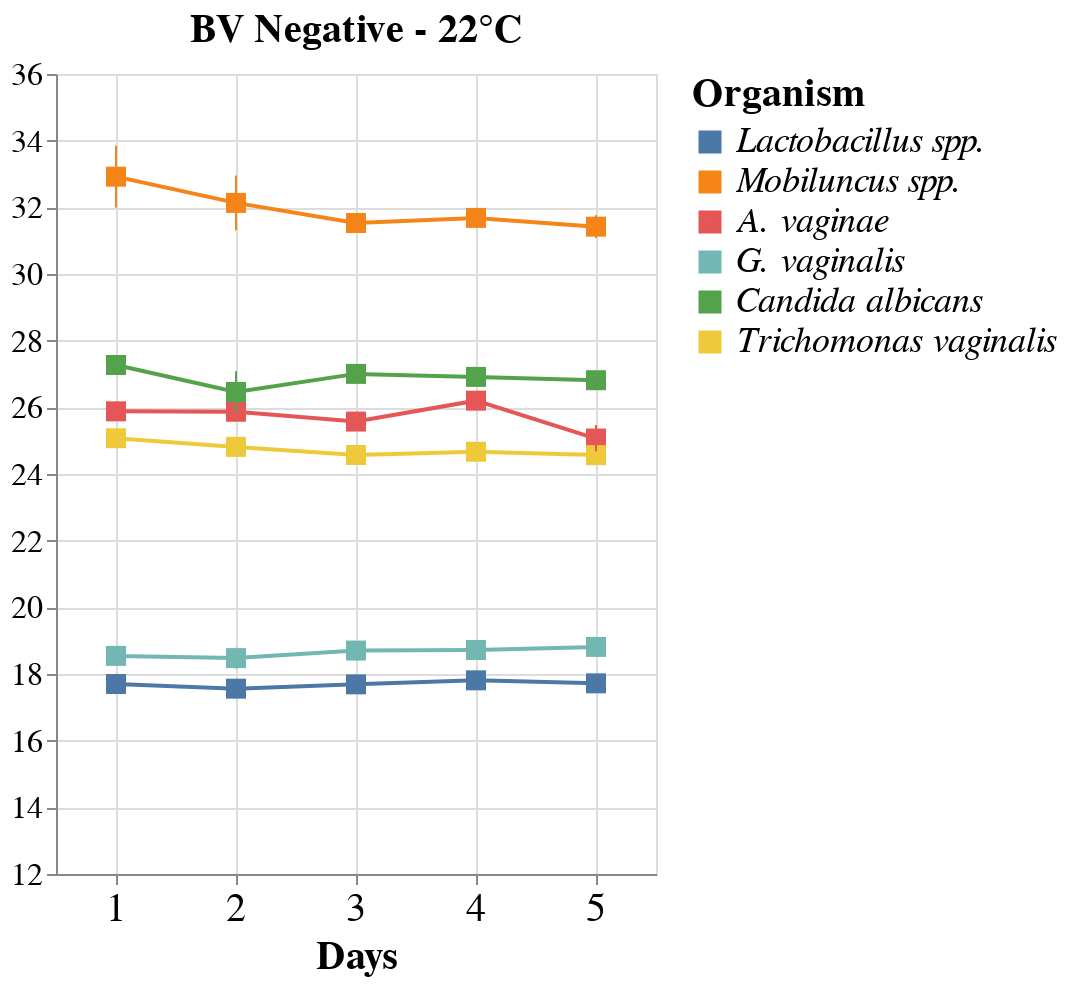

Notebook cell for this chart:
### Code cell
order= ['Lactobacillus spp.', 'Mobiluncus spp.', 'A. vaginae', 'G. vaginalis', 'Candida albicans', 'richomonas vaginalis']
normal_grouped = stability_df[(stability_df['BV_Interpretation'] == 'Normal')& (stability_df['Temperature'] == 22)]
title = alt.TitleParams('BV Negative - 22°C', fontSize=20)
normal_chart= alt.Chart(normal_grouped, title=title).mark_square(size=100).encode(alt.X('Day:O', title='Days', axis=alt.Axis(labelAngle=0, labelFontSize=20, titleFontSize=20, grid=True )),
                                                      alt.Y('mean(Ct value):Q',  scale=alt.Scale(zero=False,domain=[12,35]), title= 'Average Ct value', axis=alt.Axis(labelFontSize=16, titleFontSize=20, grid=True )),
                                                        alt.Color('Organism:N',sort=order, title='Organism'))
                                                            
                                                           
line_normal = alt.Chart(normal_grouped).mark_line().encode(alt.X('Day:O', title='Days', axis=alt.Axis(labelAngle=0, labelFontSize=20, titleFontSize=20, grid=True )),
                                                      alt.Y('mean(Ct value):Q', sort=order, scale=alt.Scale(zero=False,domain=[12,35]), title= None, axis=alt.Axis(labelFontSize=16, titleFontSize=20, grid=True )),
                                                        alt.Color('Organism:N',sort=order, title='Organism'),
                                                          )
                                          
error_bars_norm = alt.Chart(normal_grouped).mark_errorbar(extent='stderr').encode(alt.X('Day:O'),
                                                                          alt.Y('mean(Ct value):Q', title='Average Ct value'),alt.Color('Organism:N', sort=order))
                                                         
                                                  

normal_layer = alt.layer(normal_chart + line_normal + error_bars_norm).properties(width=300, height=400).configure_legend(titleFontSize=20, labelFontSize=18, labelFontStyle='Italic', labelLimit=900)
normal_layer

### Figure 1 — Vega-Lite specification as saved in the notebook (floating-point values rounded to 4 significant figures)
{"config": {"view": {"continuousWidth": 400, "continuousHeight": 300}, "legend": {"labelFontSize": 18, "labelFontStyle": "Italic", "labelLimit": 900, "titleFontSize": 20}}, "layer": [{"layer": [{"mark": {"type": "square", "size": 100}, "encoding": {"color": {"field": "Organism", "sort": ["Lactobacillus spp.", "Mobiluncus spp.", "A. vaginae", "G. vaginalis", "Candida albicans", "richomonas vaginalis"], "title": "Organism", "type": "nominal"}, "x": {"axis": {"grid": true, "labelAngle": 0, "labelFontSize": 20, "titleFontSize": 20}, "field": "Day", "title": "Days", "type": "ordinal"}, "y": {"aggregate": "mean", "axis": {"grid": true, "labelFontSize": 16, "titleFontSize": 20}, "field": "Ct value", "scale": {"domain": [12, 35], "zero": false}, "title": "Average Ct value", "type": "quantitative"}}, "title": {"text": "BV Negative - 22°C", "fontSize": 20}}, {"mark": "line", "encoding": {"color": {"field": "Organism", "sort": ["Lactobacillus spp.", "Mobiluncus spp.", "A. vaginae", "G. vaginalis", "Candida albicans", "richomonas vaginalis"], "title": "Organism", "type": "nominal"}, "x": {"axis": {"grid": true, "labelAngle": 0, "labelFontSize": 20, "titleFontSize": 20}, "field": "Day", "title": "Days", "type": "ordinal"}, "y": {"aggregate": "mean", "axis": {"grid": true, "labelFontSize": 16, "titleFontSize": 20}, "field": "Ct value", "scale": {"domain": [12, 35], "zero": false}, "sort": ["Lactobacillus spp.", "Mobiluncus spp.", "A. vaginae", "G. vaginalis", "Candida albicans", "richomonas vaginalis"], "title": null, "type": "quantitative"}}}, {"mark": {"type": "errorbar", "extent": "stderr"}, "encoding": {"color": {"field": "Organism", "sort": ["Lactobacillus spp.", "Mobiluncus spp.", "A. vaginae", "G. vaginalis", "Candida albicans", "richomonas vaginalis"], "type": "nominal"}, "x": {"field": "Day", "type": "ordinal"}, "y": {"aggregate": "mean", "field": "Ct value", "title": "Average Ct value", "type": "quantitative"}}}]}], "data": {"name": "data-9f22a7218f1d7a9870dee7fa80fb9140"}, "height": 400, "width": 300, "$schema": "https://vega.github.io/schema/vega-lite/v4.17.0.json", "datasets": {"data-9f22a7218f1d7a9870dee7fa80fb9140": [{"Sample": 1, "Day": 1, "Temperature": 22, "BV_Interpretation": "Normal", "Organism": "Lactobacillus spp.", "Ct value": 17.67}, {"Sample": 2, "Day": 1, "Temperature": 22, "BV_Interpretation": "Normal", "Organism": "Lactobacillus spp.", "Ct value": 17.75}, {"Sample": 3, "Day": 1, "Temperature": 22, "BV_Interpretation": "Normal", "Organism": "Lactobacillus spp.", "Ct value": 17.68}, {"Sample": 1, "Day": 1, "Temperature": 22, "BV_Interpretation": "Normal", "Organism": "G. vaginalis", "Ct value": 18.4}, {"Sample": 2, "Day": 1, "Temperature": 22, "BV_Interpretation": "Normal", "Organism": "G. vaginalis", "Ct value": 18.73}, {"Sample": 3, "Day": 1, "Temperature": 22, "BV_Interpretation": "Normal", "Organism": "G. vaginalis", "Ct value": 18.5}, {"Sample": 1, "Day": 1, "Temperature": 22, "BV_Interpretation": "Normal", "Organism": "A. vaginae", "Ct value": 25.87}, {"Sample": 2, "Day": 1, "Temperature": 22, "BV_Interpretation": "Normal", "Organism": "A. vaginae", "Ct value": 25.57}, {"Sample": 3, "Day": 1, "Temperature": 22, "BV_Interpretation": "Normal", "Organism": "A. vaginae", "Ct value": 26.2}, {"Sample": 1, "Day": 1, "Temperature": 22, "BV_Interpretation": "Normal", "Organism": "Mobiluncus spp.", "Ct value": 34.43}, {"Sample": 2, "Day": 1, "Temperature": 22, "BV_Interpretation": "Normal", "Organism": "Mobiluncus spp.", "Ct value": 31.24}, {"Sample": 3, "Day": 1, "Temperature": 22, "BV_Interpretation": "Normal", "Organism": "Mobiluncus spp.", "Ct value": 33.09}, {"Sample": 1, "Day": 2, "Temperature": 22, "BV_Interpretation": "Normal", "Organism": "Lactobacillus spp.", "Ct value": 17.14}, {"Sample": 2, "Day": 2, "Temperature": 22, "BV_Interpretation": "Normal", "Organism": "Lactobacillus spp.", "Ct value": 17.81}, {"Sample": 3, "Day": 2, "Temperature": 22, "BV_Interpretation": "Normal", "Organism": "Lactobacillus spp.", "Ct value": 17.73}, {"Sample": 1, "Day": 2, "Temperature": 22, "BV_Interpretation": "Normal", "Organism": "G. vaginalis", "Ct value": 17.86}, {"Sample": 2, "Day": 2, "Temperature": 22, "BV_Interpretation": "Normal", "Organism": "G. vaginalis", "Ct value": 18.83}, {"Sample": 3, "Day": 2, "Temperature": 22, "BV_Interpretation": "Normal", "Organism": "G. vaginalis", "Ct value": 18.74}, {"Sample": 1, "Day": 2, "Temperature": 22, "BV_Interpretation": "Normal", "Organism": "A. vaginae", "Ct value": 26.24}, {"Sample": 2, "Day": 2, "Temperature": 22, "BV_Interpretation": "Normal", "Organism": "A. vaginae", "Ct value": 25.55}, {"Sample": 3, "Day": 2, "Temperature": 22, "BV_Interpretation": "Normal", "Organism": "A. vaginae", "Ct value": 25.81}, {"Sample": 1, "Day": 2, "Temperature": 22, "BV_Interpretation": "Normal", "Organism": "Mobiluncus spp.", "Ct value": 33.77}, {"Sample": 2, "Day": 2, "Temperature": 22, "BV_Interpretation": "Normal", "Organism": "Mobiluncus spp.", "Ct value": 31.24}, {"Sample": 3, "Day": 2, "Temperature": 22, "BV_Interpretation": "Normal", "Organism": "Mobiluncus spp.", "Ct value": 31.39}, {"Sample": 1, "Day": 3, "Temperature": 22, "BV_Interpretation": "Normal", "Organism": "Lactobacillus spp.", "Ct value": 17.67}, {"Sample": 2, "Day": 3, "Temperature": 22, "BV_Interpretation": "Normal", "Organism": "Lactobacillus spp.", "Ct value": 17.62}, {"Sample": 3, "Day": 3, "Temperature": 22, "BV_Interpretation": "Normal", "Organism": "Lactobacillus spp.", "Ct value": 17.78}, {"Sample": 1, "Day": 3, "Temperature": 22, "BV_Interpretation": "Normal", "Organism": "G. vaginalis", "Ct value": 18.65}, {"Sample": 2, "Day": 3, "Temperature": 22, "BV_Interpretation": "Normal", "Organism": "G. vaginalis", "Ct value": 18.69}, {"Sample": 3, "Day": 3, "Temperature": 22, "BV_Interpretation": "Normal", "Organism": "G. vaginalis", "Ct value": 18.77}, {"Sample": 1, "Day": 3, "Temperature": 22, "BV_Interpretation": "Normal", "Organism": "A. vaginae", "Ct value": 26.1}, {"Sample": 2, "Day": 3, "Temperature": 22, "BV_Interpretation": "Normal", "Organism": "A. vaginae", "Ct value": 25.31}, {"Sample": 3, "Day": 3, "Temperature": 22, "BV_Interpretation": "Normal", "Organism": "A. vaginae", "Ct value": 25.31}, {"Sample": 1, "Day": 3, "Temperature": 22, "BV_Interpretation": "Normal", "Organism": "Mobiluncus spp.", "Ct value": 31.35}, {"Sample": 2, "Day": 3, "Temperature": 22, "BV_Interpretation": "Normal", "Organism": "Mobiluncus spp.", "Ct value": 31.59}, {"Sample": 3, "Day": 3, "Temperature": 22, "BV_Interpretation": "Normal", "Organism": "Mobiluncus spp.", "Ct value": 31.65}, {"Sample": 1, "Day": 4, "Temperature": 22, "BV_Interpretation": "Normal", "Organism": "Lactobacillus spp.", "Ct value": 17.72}, {"Sample": 2, "Day": 4, "Temperature": 22, "BV_Interpretation": "Normal", "Organism": "Lactobacillus spp.", "Ct value": 17.83}, {"Sample": 3, "Day": 4, "Temperature": 22, "BV_Interpretation": "Normal", "Organism": "Lactobacillus spp.", "Ct value": 17.88}, {"Sample": 1, "Day": 4, "Temperature": 22, "BV_Interpretation": "Normal", "Organism": "G. vaginalis", "Ct value": 18.72}, {"Sample": 2, "Day": 4, "Temperature": 22, "BV_Interpretation": "Normal", "Organism": "G. vaginalis", "Ct value": 18.7}, {"Sample": 3, "Day": 4, "Temperature": 22, "BV_Interpretation": "Normal", "Organism": "G. vaginalis", "Ct value": 18.74}, {"Sample": 1, "Day": 4, "Temperature": 22, "BV_Interpretation": "Normal", "Organism": "A. vaginae", "Ct value": 26.55}, {"Sample": 2, "Day": 4, "Temperature": 22, "BV_Interpretation": "Normal", "Organism": "A. vaginae", "Ct value": 26.02}, {"Sample": 3, "Day": 4, "Temperature": 22, "BV_Interpretation": "Normal", "Organism": "A. vaginae", "Ct value": 26.03}, {"Sample": 1, "Day": 4, "Temperature": 22, "BV_Interpretation": "Normal", "Organism": "Mobiluncus spp.", "Ct value": 31.62}, {"Sample": 2, "Day": 4, "Temperature": 22, "BV_Interpretation": "Normal", "Organism": "Mobiluncus spp.", "Ct value": 32.08}, {"Sample": 3, "Day": 4, "Temperature": 22, "BV_Interpretation": "Normal", "Organism": "Mobiluncus spp.", "Ct value": 31.35}, {"Sample": 1, "Day": 5, "Temperature": 22, "BV_Interpretation": "Normal", "Organism": "Lactobacillus spp.", "Ct value": 17.76}, {"Sample": 2, "Day": 5, "Temperature": 22, "BV_Interpretation": "Normal", "Organism": "Lactobacillus spp.", "Ct value": 17.75}, {"Sample": 3, "Day": 5, "Temperature": 22, "BV_Interpretation": "Normal", "Organism": "Lactobacillus spp.", "Ct value": 17.65}, {"Sample": 1, "Day": 5, "Temperature": 22, "BV_Interpretation": "Normal", "Organism": "G. vaginalis", "Ct value": 18.79}, {"Sample": 2, "Day": 5, "Temperature": 22, "BV_Interpretation": "Normal", "Organism": "G. vaginalis", "Ct value": 18.88}, {"Sample": 3, "Day": 5, "Temperature": 22, "BV_Interpretation": "Normal", "Organism": "G. vaginalis", "Ct value": 18.77}, {"Sample": 1, "Day": 5, "Temperature": 22, "BV_Interpretation": "Normal", "Organism": "A. vaginae", "Ct value": 25.86}, {"Sample": 2, "Day": 5, "Temperature": 22, "BV_Interpretation": "Normal", "Organism": "A. vaginae", "Ct value": 24.78}, {"Sample": 3, "Day": 5, "Temperature": 22, "BV_Interpretation": "Normal", "Organism": "A. vaginae", "Ct value": 24.55}, {"Sample": 1, "Day": 5, "Temperature": 22, "BV_Interpretation": "Normal", "Organism": "Mobiluncus spp.", "Ct value": 30.83}, {"Sample": 2, "Day": 5, "Temperature": 22, "BV_Interpretation": "Normal", "Organism": "Mobiluncus spp.", "Ct value": 31.41}, {"Sample": 3, "Day": 5, "Temperature": 22, "BV_Interpretation": "Normal", "Organism": "Mobiluncus spp.", "Ct value": 32.02}, {"Sample": 1, "Day": 1, "Temperature": 22, "BV_Interpretation": "Normal", "Organism": "Candida albicans", "Ct value": 27.4}, {"Sample": 2, "Day": 1, "Temperature": 22, "BV_Interpretation": "Normal", "Organism": "Candida albicans", "Ct value": 27.31}, {"Sample": 3, "Day": 1, "Temperature": 22, "BV_Interpretation": "Normal", "Organism": "Candida albicans", "Ct value": 27.1}, {"Sample": 1, "Day": 1, "Temperature": 22, "BV_Interpretation": "Normal", "Organism": "Trichomonas vaginalis", "Ct value": 25.17}, {"Sample": 2, "Day": 1, "Temperature": 22, "BV_Interpretation": "Normal", "Organism": "Trichomonas vaginalis", "Ct value": 25.16}, {"Sample": 3, "Day": 1, "Temperature": 22, "BV_Interpretation": "Normal", "Organism": "Trichomonas vaginalis", "Ct value": 24.89}, {"Sample": 1, "Day": 2, "Temperature": 22, "BV_Interpretation": "Normal", "Organism": "Candida albicans", "Ct value": 25.21}, {"Sample": 2, "Day": 2, "Temperature": 22, "BV_Interpretation": "Normal", "Organism": "Candida albicans", "Ct value": 27.03}, {"Sample": 3, "Day": 2, "Temperature": 22, "BV_Interpretation": "Normal", "Organism": "Candida albicans", "Ct value": 27.14}, {"Sample": 1, "Day": 2, "Temperature": 22, "BV_Interpretation": "Normal", "Organism": "Trichomonas vaginalis", "Ct value": 25.25}, {"Sample": 2, "Day": 2, "Temperature": 22, "BV_Interpretation": "Normal", "Organism": "Trichomonas vaginalis", "Ct value": 24.61}, {"Sample": 3, "Day": 2, "Temperature": 22, "BV_Interpretation": "Normal", "Organism": "Trichomonas vaginalis", "Ct value": 24.58}, {"Sample": 1, "Day": 3, "Temperature": 22, "BV_Interpretation": "Normal", "Organism": "Candida albicans", "Ct value": 26.88}, {"Sample": 2, "Day": 3, "Temperature": 22, "BV_Interpretation": "Normal", "Organism": "Candida albicans", "Ct value": 26.89}, {"Sample": 3, "Day": 3, "Temperature": 22, "BV_Interpretation": "Normal", "Organism": "Candida albicans", "Ct value": 27.24}, {"Sample": 1, "Day": 3, "Temperature": 22, "BV_Interpretation": "Normal", "Organism": "Trichomonas vaginalis", "Ct value": 24.75}, {"Sample": 2, "Day": 3, "Temperature": 22, "BV_Interpretation": "Normal", "Organism": "Trichomonas vaginalis", "Ct value": 24.55}, {"Sample": 3, "Day": 3, "Temperature": 22, "BV_Interpretation": "Normal", "Organism": "Trichomonas vaginalis", "Ct value": 24.41}, {"Sample": 1, "Day": 4, "Temperature": 22, "BV_Interpretation": "Normal", "Organism": "Candida albicans", "Ct value": 26.92}, {"Sample": 2, "Day": 4, "Temperature": 22, "BV_Interpretation": "Normal", "Organism": "Candida albicans", "Ct value": 26.82}, {"Sample": 3, "Day": 4, "Temperature": 22, "BV_Interpretation": "Normal", "Organism": "Candida albicans", "Ct value": 27.0}, {"Sample": 1, "Day": 4, "Temperature": 22, "BV_Interpretation": "Normal", "Organism": "Trichomonas vaginalis", "Ct value": 24.89}, {"Sample": 2, "Day": 4, "Temperature": 22, "BV_Interpretation": "Normal", "Organism": "Trichomonas vaginalis", "Ct value": 24.56}, {"Sample": 3, "Day": 4, "Temperature": 22, "BV_Interpretation": "Normal", "Organism": "Trichomonas vaginalis", "Ct value": 24.55}, {"Sample": 1, "Day": 5, "Temperature": 22, "BV_Interpretation": "Normal", "Organism": "Candida albicans", "Ct value": 26.78}, {"Sample": 2, "Day": 5, "Temperature": 22, "BV_Interpretation": "Normal", "Organism": "Candida albicans", "Ct value": 26.92}, {"Sample": 3, "Day": 5, "Temperature": 22, "BV_Interpretation": "Normal", "Organism": "Candida albicans", "Ct value": 26.74}, {"Sample": 1, "Day": 5, "Temperature": 22, "BV_Interpretation": "Normal", "Organism": "Trichomonas vaginalis", "Ct value": 24.8}, {"Sample": 2, "Day": 5, "Temperature": 22, "BV_Interpretation": "Normal", "Organism": "Trichomonas vaginalis", "Ct value": 24.41}, {"Sample": 3, "Day": 5, "Temperature": 22, "BV_Interpretation": "Normal", "Organism": "Trichomonas vaginalis", "Ct value": 24.49}]}}
